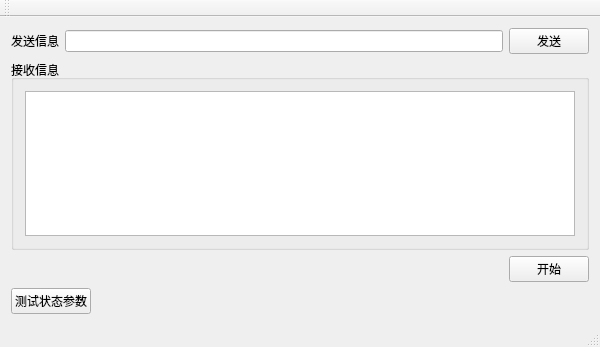
<?xml version="1.0" encoding="UTF-8"?>
<ui version="4.0">
 <class>InterfaceServerClass</class>
 <widget class="QMainWindow" name="InterfaceServerClass">
  <property name="geometry">
   <rect>
    <x>0</x>
    <y>0</y>
    <width>600</width>
    <height>347</height>
   </rect>
  </property>
  <property name="windowTitle">
   <string>InterfaceServer</string>
  </property>
  <widget class="QWidget" name="centralWidget">
   <layout class="QVBoxLayout" name="verticalLayout_2">
    <item>
     <layout class="QHBoxLayout" name="horizontalLayout">
      <item>
       <widget class="QLabel" name="label">
        <property name="text">
         <string>发送信息</string>
        </property>
       </widget>
      </item>
      <item>
       <widget class="QLineEdit" name="lineEdit_sendmessage"/>
      </item>
      <item>
       <widget class="QPushButton" name="pushButton_send">
        <property name="text">
         <string>发送</string>
        </property>
       </widget>
      </item>
     </layout>
    </item>
    <item>
     <widget class="QGroupBox" name="groupBox">
      <property name="title">
       <string>接收信息</string>
      </property>
      <layout class="QVBoxLayout" name="verticalLayout">
       <item>
        <widget class="QTextEdit" name="textEdit_rec"/>
       </item>
      </layout>
     </widget>
    </item>
    <item>
     <layout class="QHBoxLayout" name="horizontalLayout_2">
      <item>
       <spacer name="horizontalSpacer">
        <property name="orientation">
         <enum>Qt::Horizontal</enum>
        </property>
        <property name="sizeHint" stdset="0">
         <size>
          <width>0</width>
          <height>0</height>
         </size>
        </property>
       </spacer>
      </item>
      <item>
       <widget class="QPushButton" name="pushButton_start">
        <property name="text">
         <string>开始</string>
        </property>
       </widget>
      </item>
     </layout>
    </item>
    <item>
     <layout class="QHBoxLayout" name="horizontalLayout_3">
      <item>
       <widget class="QPushButton" name="pushButton_testP">
        <property name="text">
         <string>测试状态参数</string>
        </property>
       </widget>
      </item>
      <item>
       <spacer name="horizontalSpacer_2">
        <property name="orientation">
         <enum>Qt::Horizontal</enum>
        </property>
        <property name="sizeHint" stdset="0">
         <size>
          <width>40</width>
          <height>20</height>
         </size>
        </property>
       </spacer>
      </item>
     </layout>
    </item>
   </layout>
  </widget>
  <widget class="QMenuBar" name="menuBar">
   <property name="geometry">
    <rect>
     <x>0</x>
     <y>0</y>
     <width>600</width>
     <height>23</height>
    </rect>
   </property>
  </widget>
  <widget class="QToolBar" name="mainToolBar">
   <attribute name="toolBarArea">
    <enum>TopToolBarArea</enum>
   </attribute>
   <attribute name="toolBarBreak">
    <bool>false</bool>
   </attribute>
  </widget>
  <widget class="QStatusBar" name="statusBar"/>
 </widget>
 <layoutdefault spacing="6" margin="11"/>
 <resources>
  <include location="interfaceserver.qrc"/>
 </resources>
 <connections/>
</ui>
